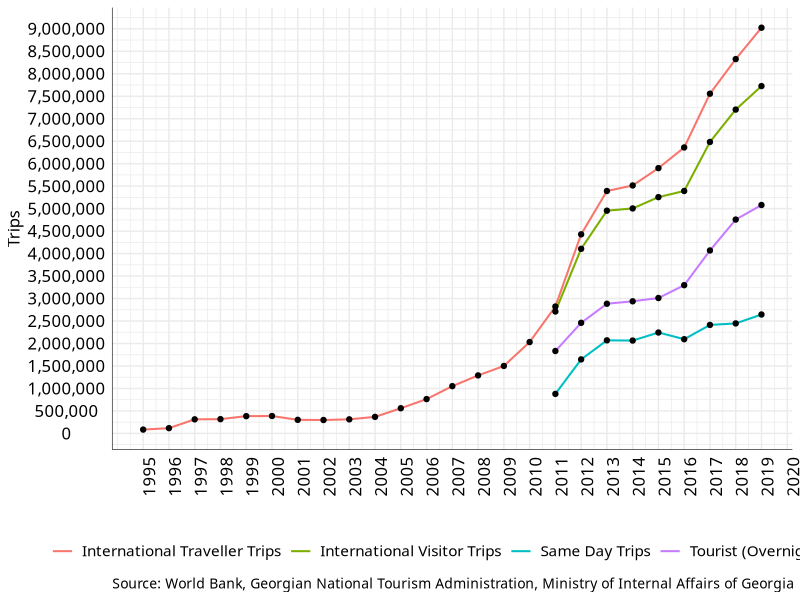

This chart was generated by the following R code: (Note: this script raises an error after producing the figure.)
rm(list=ls())    # clear the workspace

#=== Temur Gugushvii === 

library(tidyr)
library(ggplot2)
library(tidyverse)
library(readxl)
library(dplyr)
library(ggthemes)
library(dplyr)
library(scales)
library(grid)



tg_tourism_trips <- read.csv("data/khokhobaia_gugushvili_fig_3_tourism_trips_1995.csv")

tg_tourism_trips <- tg_tourism_trips %>%
                    dplyr::filter(#type != "International Traveller Trips_!", 
                                  #type != "Same Day Trips",
                                  #type != "International Visitor Trips",
                                  year < 2020)

tgp_trips <- ggplot2::ggplot(tg_tourism_trips, aes(year, trips, group = type_trips, color = type_trips))+
                      geom_line(size = 0.7)+
                      geom_point(size = 1.5, color = "black")+
                      theme_minimal(base_family="Sylfaen")+
                      theme(axis.title.x = element_text(colour="black", size=12, hjust=0.5),
                            axis.title.y = element_text(colour="black", size=12, hjust=0.5),
                            axis.text.x=element_text(angle = 90, hjust=0.5, size=12, colour="black"),
                            axis.text.y=element_text(angle = 0, hjust=0.5, size=12, colour="black"),
                            plot.caption = element_text(size=10, colour="black", hjust=0),
                            legend.position = "bottom",
                            legend.text=element_text(colour="black", size=11),
                            axis.line = element_line(size = 0.2, colour = "black"))+
                      labs(caption = "Source: World Bank, Georgian National Tourism Administration, Ministry of Internal Affairs of Georgia",
                           x = "",
                           y = "Trips")+
                      scale_color_discrete(name = "",
                                           labels = c("International Traveller Trips",
                                                      "International Visitor Trips",
                                                      "Same Day Trips",
                                                      "Tourist (Overnight) Trips"))+
                      scale_x_continuous(breaks=seq(1995, 2020, 1))+
                      scale_y_continuous(breaks=seq(0, 10000000, 500000), labels = scales::comma)


#Save the ggplot
ggsave("visualization/tgp_trips.png", 
       plot = tgp_trips,
       units = "mm",
       width = 300,
       height = 175) 


